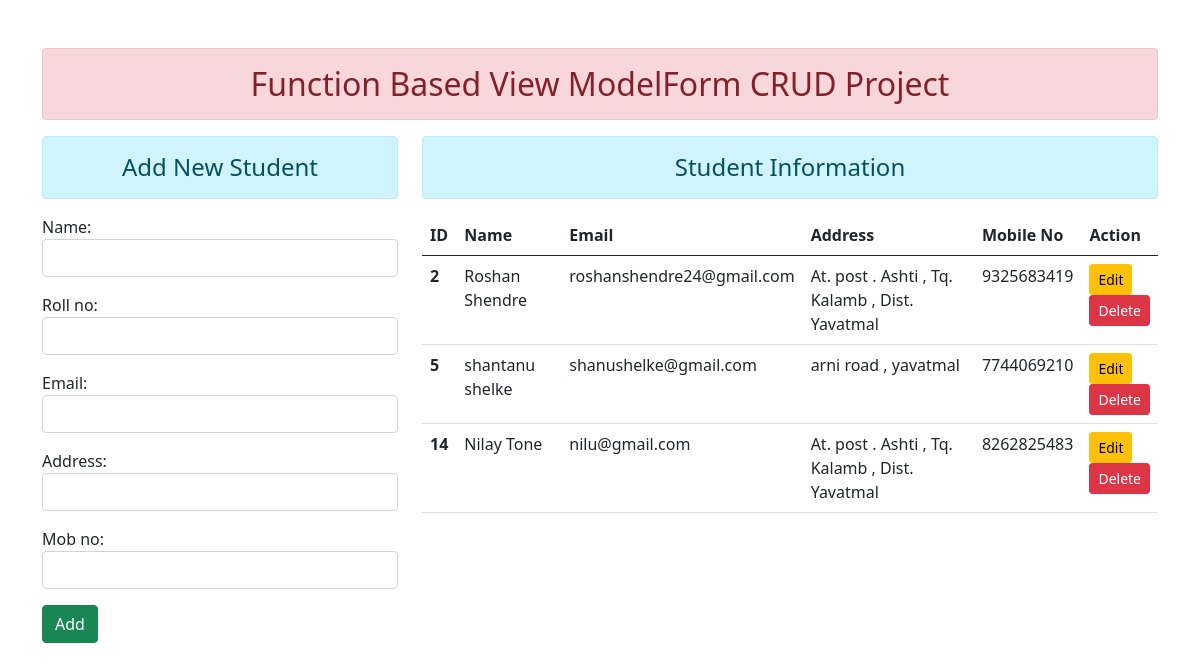
The page / on the database its author committed.
### Testapp/models.py (models this page shows)
class Student(models.Model):
    name = models.CharField(max_length=30)
    roll_no = models.CharField(max_length=30)
    email = models.EmailField(max_length=100)
    address = models.CharField(max_length=100)
    mob_no = models.CharField(max_length=12)

### Testapp/views.py (the view)
# urls.py: path('', views.add_show, name="add_show"),
def add_show(request):
    if request.method=="POST":
        form=Student_Form(request.POST)
        if form.is_valid():
            nm=form.cleaned_data['name']
            rn=form.cleaned_data['roll_no']
            em=form.cleaned_data['email']
            ad=form.cleaned_data['address']
            mn=form.cleaned_data['mob_no']
            reg=Student(name=nm, roll_no=rn, email=em, address=ad, mob_no=mn)
            reg.save()
            form=Student_Form()
    else:
        form=Student_Form()
    stud=Student.objects.all()
    context = {"form":form, "stud":stud,}
    return render(request, "testapp/addnshow.html", context )

### Testapp/forms.py
class Student_Form(forms.ModelForm):
    class Meta:
        model=Student
        fields=['id', 'name', 'roll_no', 'email', 'address', 'mob_no']
        widgets={
         'name':forms.TextInput(attrs={'class':'form-control'}),
         'roll_no':forms.TextInput(attrs={'class':'form-control'}),
         'email':forms.EmailInput(attrs={'class':'form-control'}),
         'address':forms.TextInput(attrs={'class':'form-control'}),
         'mob_no':forms.TextInput(attrs={'class':'form-control'}),
        }

### Testapp/templates/testapp/addnshow.html (shortened to what this page needs)
{% extends "testapp/base.html" %}
{% block content %}
  <div class="row">
    <div class="col-sm-4">
      <h4 class="text-center alert alert-info">Add New Student</h4>
      <form action="" method="POST">
         {{ form.as_p }}
        <input type="submit" class="btn btn-success" value="Add">
      </form>
    </div>
    <div class="col-sm-8">
      <h4 class="text-center alert alert-info">Student Information</h4>
      {% if stud %}
      <table class="table table-hover">
        <thead>
          <tr>
            <th scope="col">ID</th>
            <th scope="col">Name</th>
            <th scope="col">Email</th>
            <th scope="col">Address</th>
            <th scope="col">Mobile No</th>
            <th scope="col">Action</th>
          </tr>
        </thead>
        <tbody>
          {% for stud in stud %}
           <tr>
             <th scope="row">{{ stud.id}}</td>
             <td>{{ stud.name}}</td>
             <td>{{ stud.email}}</td>
             <td>{{ stud.address}}</td>
             <td>{{ stud.mob_no}}</td>
             <td>
               <a href="{% url 'Update_Stud' stud.id %}" class="btn btn-warning btn-sm">Edit</a>
               <form  action="{% url 'Delete_Stud' stud.id %}" method="post" class="form-inline">
                 <input type="submit" class="btn btn-danger btn-sm" value="Delete">
               </form>
             </td>
           </tr>
           {% endfor %}
        </tbody>
     </table>
      {% else %}
      <h4 class="text-center alert alert-info">No Data Found</h4>
      {% endif %}
    </div>
  </div>
{% endblock content %}

### Testapp/templates/testapp/base.html (shortened to what this page needs)
<!DOCTYPE html>
{% load static %}
<html lang="en" dir="ltr">
  <head>
    <link rel="stylesheet" href="{% static "testapp/css/bootstrap.min.css" %}">
  </head>
  <body>
    <div class="container mt-5">
      <h2 class="text-center alert alert-danger">Function Based View ModelForm CRUD Project</h2>
      {% block content %}
      {% endblock content %}
    </div>
  </body>
</html>

### rows shown on the page
Student: id "2", name "Roshan Shendre", email "roshanshendre24@gmail.com", address "At. post . Ashti , Tq. Kalamb , Dist. Yavatmal", mob_no "9325683419"
Student: id "5", name "shantanu shelke", email "shanushelke@gmail.com", address "arni road , yavatmal", mob_no "7744069210"
Student: id "14", name "Nilay Tone", email "nilu@gmail.com", address "At. post . Ashti , Tq. Kalamb , Dist. Yavatmal", mob_no "8262825483"
